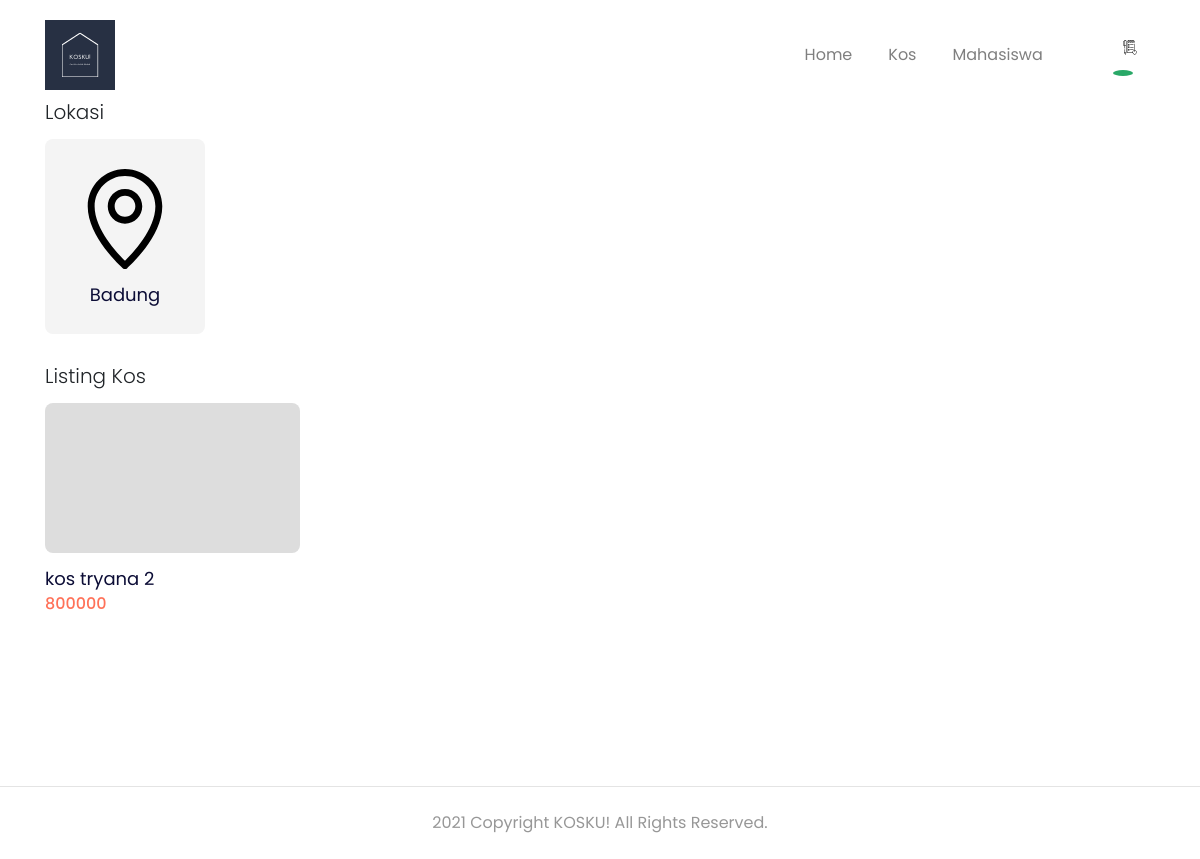
The app's page /location.php?id_location=1 (signed in), older data.
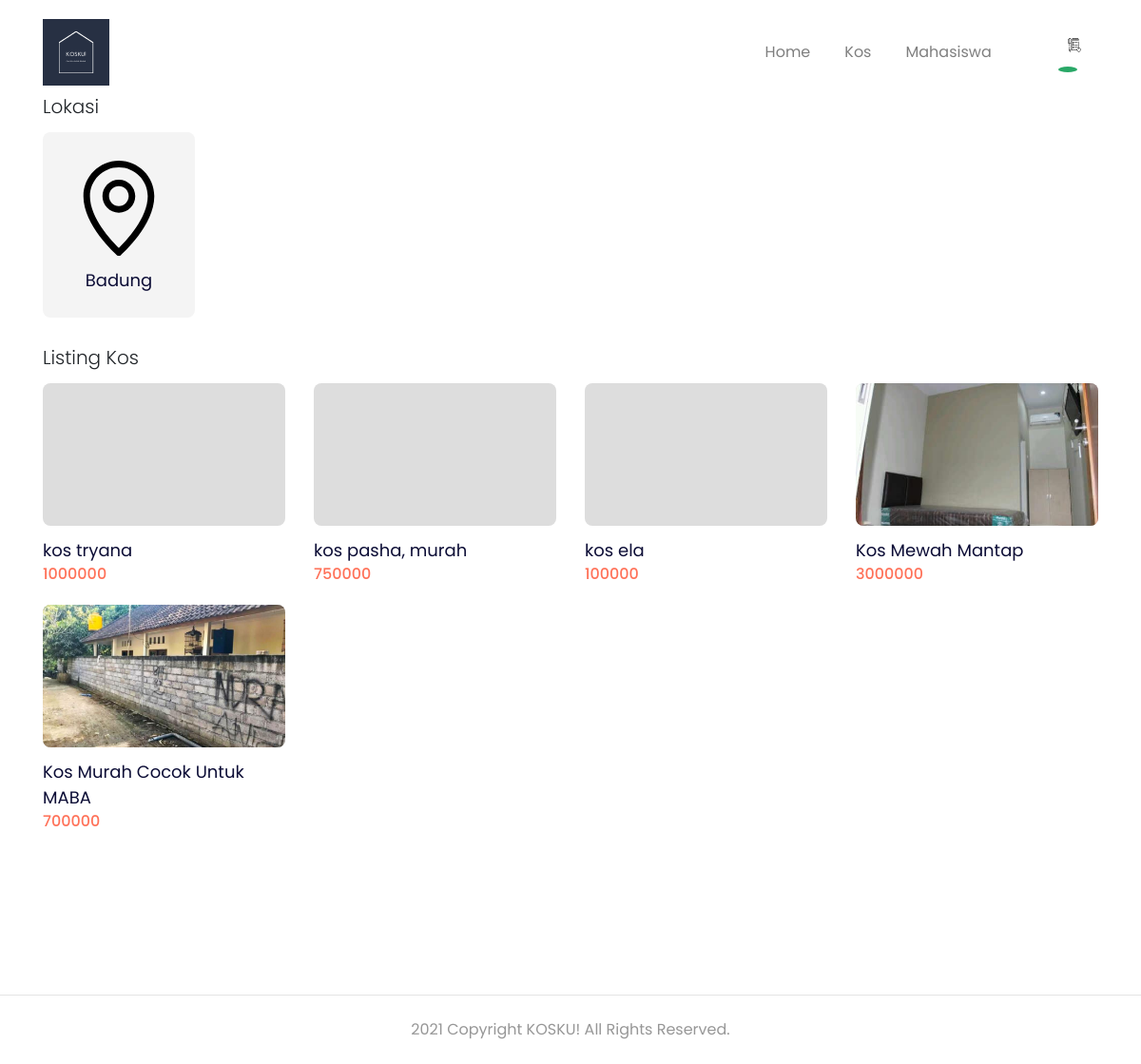
The same page, newer data.
### tables this page shows
CREATE TABLE `location` (
  `id_location` int(11) NOT NULL,
  `location` varchar(10) NOT NULL
);

CREATE TABLE `kos` (
  `id_kos` int(11) NOT NULL,
  `id_pemilik_kos` int(11) NOT NULL,
  `title` varchar(100) NOT NULL,
  `price` int(11) NOT NULL,
  `description` text NOT NULL,
  `id_location` int(11) NOT NULL
);

### functions.php (called while the page is built, shortened)
<?php
    $db = mysqli_connect("localhost", "root", "", "kosku");
    function query($query){
        global $db;
        $result = mysqli_query($db, $query);
        $rows = [];
        while($row = mysqli_fetch_assoc($result)){
            $rows[] = $row;
        }
        return $rows;
    }
?>

### template/_kos-newlist.php (the view, shortened to what this page needs)
<section class="store-new-products">
        <div class="container">
          <div class="row">
            <div class="col-12" data-aos="fade-up">
              <h5>Listing Kos</h5>
            </div>
          </div>
          <div class="row">
          <?php foreach ($kosdata as $rowkos) : ?>
            <div
              class="col-6 col-md-4 col-lg-3"
              data-aos="fade-up"
              data-aos-delay="100"
            >
              <a class="component-products d-block" href="details.php?id_kos=<?= $rowkos["id_kos"]; ?>">
                <div class="products-thumbnail">
                  <div
                    class="products-image"
                    style="
                      background-image: url('images/kos/<?php echo $rowkos['picture'];?>');
                    "
                  ></div>
                </div>
                <div class="products-text">
                  <?php echo $rowkos['title'];?>
                </div>
                <div class="products-price">
                  <?php echo $rowkos['price'];?>
                </div>
              </a>
            </div>
          <?php endforeach; ?>
          </div>
        </div>
      </section>

### location.php (shortened to what this page needs)
<?php
  require 'functions.php';
?>
<!DOCTYPE html>
<html lang="en">
  <head>
        <?php
            include("header.php");
        ?>
  </head>
  <body>
    <?php
        include("template/navbar.php");
    ?>
    <div class="page-content page-home">
      <?php
        include("template/_kos-location.php");
        $kosdata = query("SELECT `id_kos`, `title`, `price`, `id_location`, `picture` FROM `kos` INNER JOIN `kos_galleries` USING (`id_kos`) INNER JOIN `location` USING (`id_location`) WHERE `id_location`=$id_location GROUP BY (`id_kos`) ");
        include("template/_kos-newlist.php");
      ?>
    </div>
    <footer>
     <?php
        include("footer.php")
     ?>
    </footer>
  </body>
</html>

### header.php (shortened to what this page needs)
<link href="https://unpkg.com/aos@2.3.1/dist/aos.css" rel="stylesheet" />
<link href="style/main.css" rel="stylesheet" />

### template/navbar.php (shortened to what this page needs)
<nav
      class="navbar navbar-expand-lg navbar-light navbar-store fixed-top navbar-fixed-top"
      data-aos="fade-down"
      aria-label="Navbar"
    >
      <div class="container">
        <a class="navbar-brand" href="index.php">
          <img src='images/logo.png' alt="" />
        </a>
        <div class="collapse navbar-collapse" id="navbarResponsive">
          <ul class="navbar-nav ml-auto">
            <li class="nav-item">
              <a class="nav-link" href="index.php">Home </a>
            </li>
            <li class="nav-item">
              <a class="nav-link" href="kos.php">Kos</a>
            </li>
            <li class="nav-item">
              <a class="nav-link" href="kos-mahasiswa.php">Mahasiswa</a>
            </li>
          </ul>
          <?php
          if(isset($_SESSION["login"])){
            include ('_navbar-session.php');
          }
          ?>
        </div>
      </div>
    </nav>

### template/_navbar-session.php (shortened to what this page needs)
<ul class="navbar-nav d-none d-lg-flex">
  <li class="nav-item dropdown">
      <a
        class="nav-link"
        href="#"
        id="navbarDropdown"
        role="button"
        data-toggle="dropdown"
        aria-haspopup="true"
        aria-expanded="false"
      >
        <?php
          $db = mysqli_connect("localhost", "root", "", "kosku");
          $id=$_COOKIE['id'];
          $result = mysqli_query($db, "SELECT `id_user`, `nama` FROM user WHERE `id_user` = '$id'");
          $row = mysqli_fetch_assoc($result);
        ?>
      </a>
  </li>
  <li class="nav-item">
    <a class="nav-link d-inline-block mt-2" href="wishlist.php?id_user=<?= $row["id_user"]; ?>">
      <img src="images/wishlist.svg" alt="" />
      <div class="cart-badge"></div>
    </a>
  </li>
</ul>

### template/_kos-location.php (shortened to what this page needs)
<?php
  if (empty($_GET)){
    $koslocation = query("SELECT * FROM `location`");
  }
  else{
    $id_location = $_GET["id_location"];
    $koslocation = query("SELECT * FROM `location` WHERE `id_location`IN($id_location)");
  }
?>
<section class="store-trend-categories">
        <div class="container">
          <div class="row">
            <div class="col-12" data-aos="fade-up">
              <h5>Lokasi</h5>
            </div>
          </div>
          <div class="row">
          <?php foreach ($koslocation as $row) : ?>
            <div
              class="col-6 col-md-3 col-lg-2"
              data-aos="fade-up"
              data-aos-delay="100"
            >
              <a class="component-categories d-block" href="location.php?id_location=<?= $row["id_location"]; ?>">
                <div class="categories-image">
                  <img
                    src="images/location.svg"
                    alt="Kos Location"
                    class="w-100"
                  />
                </div>
                <p class="categories-text">
                  <?php echo $row['location'];?>
                </p>
              </a>
            </div>
          <?php endforeach; ?>
          </div>
        </div>
      </section>

### footer.php
<div class="container">
  <div class="row">
    <div class="col-12 text-center">
      <p class="pt-4 pb-2">
        2021 Copyright KOSKU! All Rights Reserved.
      </p>
    </div>
  </div>
</div>

Row changes from the older to the newer data that the page shows:
now on this page (row edited): kos: title "kos tryana", price "1000000"
changed kos: title "kos tryana 2" → "kos pasha, murah"; price "800000" → "750000"
added kos: title "kos ela", price "100000"
added kos: shows a picture, title "Kos Mewah Mantap", price "3000000"
added kos: shows a picture, title "Kos Murah Cocok Untuk MABA", price "700000"
